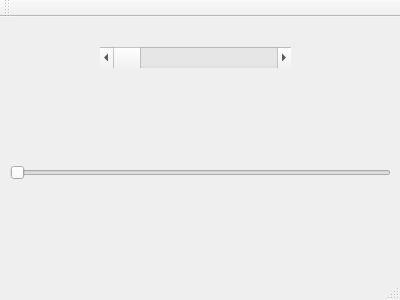
<?xml version="1.0" encoding="UTF-8"?>
<ui version="4.0">
 <class>MainWindow</class>
 <widget class="QMainWindow" name="MainWindow">
  <property name="geometry">
   <rect>
    <x>0</x>
    <y>0</y>
    <width>400</width>
    <height>300</height>
   </rect>
  </property>
  <property name="windowTitle">
   <string>MainWindow</string>
  </property>
  <widget class="QWidget" name="centralWidget">
   <widget class="QScrollBar" name="horizontalScrollBar">
    <property name="geometry">
     <rect>
      <x>100</x>
      <y>30</y>
      <width>191</width>
      <height>21</height>
     </rect>
    </property>
    <property name="orientation">
     <enum>Qt::Horizontal</enum>
    </property>
   </widget>
   <widget class="QSlider" name="horizontalSlider">
    <property name="geometry">
     <rect>
      <x>10</x>
      <y>140</y>
      <width>381</width>
      <height>31</height>
     </rect>
    </property>
    <property name="orientation">
     <enum>Qt::Horizontal</enum>
    </property>
   </widget>
  </widget>
  <widget class="QMenuBar" name="menuBar">
   <property name="geometry">
    <rect>
     <x>0</x>
     <y>0</y>
     <width>400</width>
     <height>21</height>
    </rect>
   </property>
  </widget>
  <widget class="QToolBar" name="mainToolBar">
   <attribute name="toolBarArea">
    <enum>TopToolBarArea</enum>
   </attribute>
   <attribute name="toolBarBreak">
    <bool>false</bool>
   </attribute>
  </widget>
  <widget class="QStatusBar" name="statusBar"/>
 </widget>
 <layoutdefault spacing="6" margin="11"/>
 <resources/>
 <connections/>
</ui>
